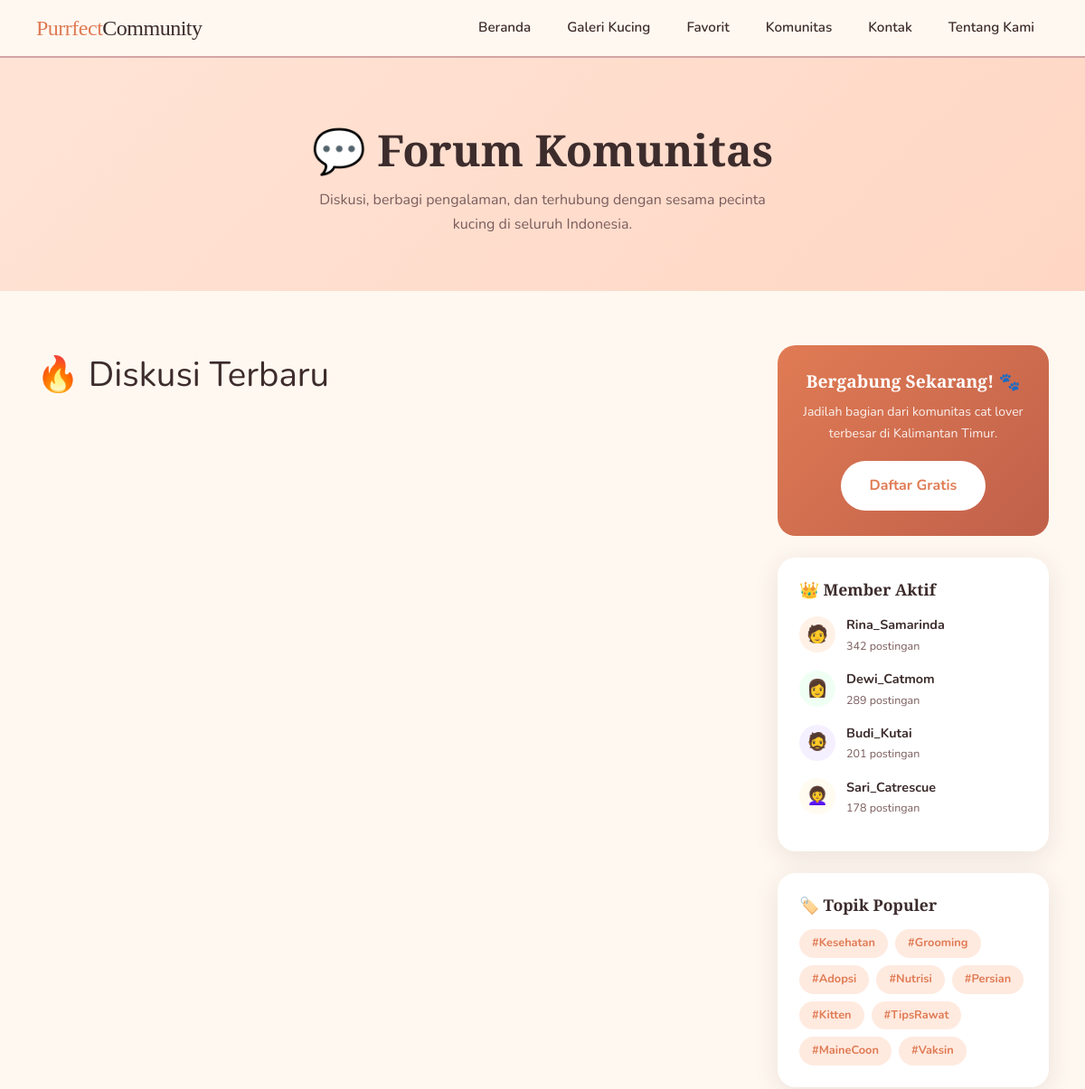
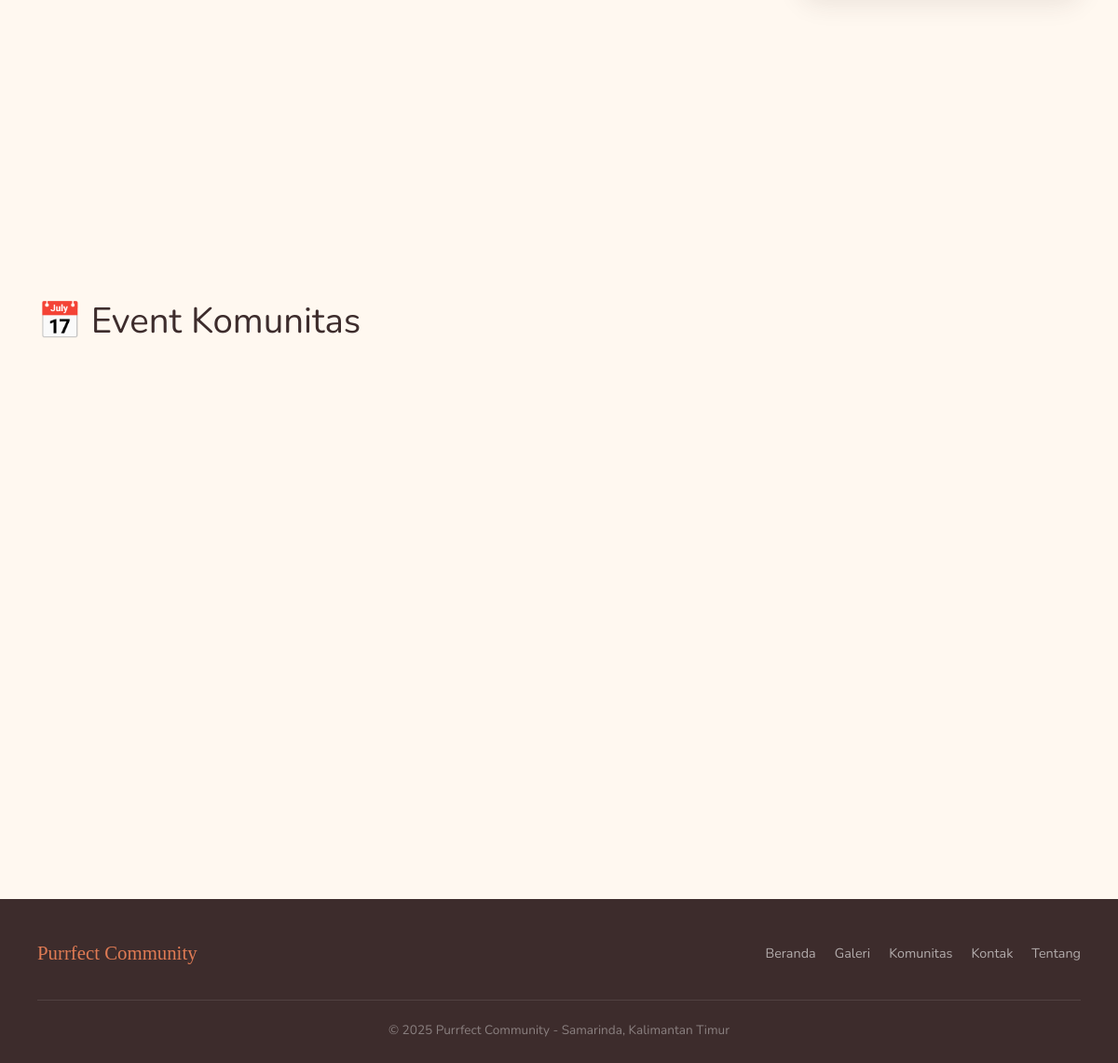
The app's page /komunitas with its own data (2 pictures, top to bottom).
### tables this page shows
CREATE TABLE IF NOT EXISTS members (
  id INT AUTO_INCREMENT PRIMARY KEY,
  name VARCHAR(80) NOT NULL,
  avatar_emoji VARCHAR(10) NOT NULL,
  avatar_bg VARCHAR(20) NOT NULL,
  posts_count INT NOT NULL DEFAULT 0,
  sort_order INT NOT NULL DEFAULT 0
);

CREATE TABLE IF NOT EXISTS topic_tags (
  id INT AUTO_INCREMENT PRIMARY KEY,
  tag VARCHAR(40) NOT NULL,
  sort_order INT NOT NULL DEFAULT 0
);

### app/views/user/layouts/main.php (called while the page is built)
<?php
$viewFile = BASE_PATH . '/app/views/' . $view . '.php';
require BASE_PATH . '/app/views/user/layouts/header.php';
require $viewFile;
require BASE_PATH . '/app/views/user/layouts/footer.php';

### app/controllers/KomunitasController.php (called while the page is built, shortened)
<?php
require_once BASE_PATH . '/app/core/Controller.php';
class KomunitasController extends Controller
{
    private KomunitasModel $model;
    public function __construct()
    {
        global $koneksi;
        $this->model = new KomunitasModel($koneksi);
    }
    public function index(): void
    {
        $this->view('user/komunitas/index', [
            'title' => 'Komunitas - Purrfect Community',
            'threads' => $this->model->getThreads(),
            'events' => $this->model->getEvents(),
            'members' => $this->model->getMembers(),
            'topicTags' => $this->model->getTags(),
        ]);
    }
}

### app/core/Router.php (called while the page is built, shortened)
<?php
class Router
{
    private array $routes = [];
    public function get(string $path, string $action): void
    {
        $this->routes['GET'][$path] = $action;
    }
    public function post(string $path, string $action): void
    {
        $this->routes['POST'][$path] = $action;
    }
    public function dispatch(): void
    {
        $method = $_SERVER['REQUEST_METHOD'] ?? 'GET';
        $url = parse_url($_SERVER['REQUEST_URI'] ?? '/', PHP_URL_PATH) ?: '/';
        $url = trim($url, '/');
        $url = $url === '' ? '/' : '/' . $url;
        $action = $this->routes[$method][$url] ?? null;
        [$controllerName, $methodAction] = explode('@', $action);
        $controller = new $controllerName();
        $controller->$methodAction();
    }
}

### public/index.php (called while the page is built, shortened)
<?php
require_once BASE_PATH . '/app/core/Router.php';
require_once BASE_PATH . '/app/core/Controller.php';
$router = new Router();
try {
    $router->dispatch();
} catch (Throwable $e) {
    ErrorHandler::handleException($e);
}

### app/core/Model.php (called while the page is built, shortened)
<?php
class Model
{
    protected mysqli $db;
    public function __construct(mysqli $db)
    {
        $this->db = $db;
    }
    protected function fetchAll(string $sql, string $types = '', array $params = []): array
    {
        $stmt = $this->db->prepare($sql);
        $stmt->execute();
        $result = $stmt->get_result();
        $rows = $result ? $result->fetch_all(MYSQLI_ASSOC) : [];
        return $rows;
    }
}

### app/models/KomunitasModel.php (called while the page is built, shortened)
<?php
require_once BASE_PATH . '/app/core/Model.php';
class KomunitasModel extends Model
{
    public function getMembers(): array
    {
        return $this->fetchAll("SELECT id, name, avatar_emoji, avatar_bg, posts_count FROM members ORDER BY sort_order ASC, id ASC");
    }
    public function getTags(): array
    {
        return $this->fetchAll("SELECT id, tag FROM topic_tags ORDER BY sort_order ASC, id ASC");
    }
}

### app/views/user/komunitas/index.php (the view, shortened to what this page needs)
<div class="page-hero">
  <h1>💬 Forum Komunitas</h1>
  <p>Diskusi, berbagi pengalaman, dan terhubung dengan sesama pecinta kucing di seluruh Indonesia.</p>
</div>
<div class="content-wrap">
  <div class="main-col">
    <div class="section-title">🔥 Diskusi Terbaru</div>
    <div class="thread-list">
    </div>
    <div class="section-title" style="margin-top:56px;">📅 Event Komunitas</div>
    <div class="event-cards">
    </div>
  </div>
  <div class="side-col">
    <div class="join-card">
      <h3>Bergabung Sekarang! 🐾</h3>
      <p>Jadilah bagian dari komunitas cat lover terbesar di Kalimantan Timur.</p>
      <a href="<?= BASE_URL ?>/kontak" class="btn btn-light">Daftar Gratis</a>
    </div>
    <div class="side-widget" style="margin-top:24px;">
      <h3>👑 Member Aktif</h3>
      <?php foreach ($members as $m): ?>
        <div class="member-item">
          <div class="member-avatar" style="background:<?= htmlspecialchars((string)($m['avatar_bg'] ?? ''), ENT_QUOTES, 'UTF-8') ?>">
            <?= htmlspecialchars((string)($m['avatar_emoji'] ?? ''), ENT_QUOTES, 'UTF-8') ?>
          </div>
          <div>
            <div class="member-name"><?= htmlspecialchars((string)($m['name'] ?? ''), ENT_QUOTES, 'UTF-8') ?></div>
            <div class="member-posts"><?= htmlspecialchars((string)($m['posts_count'] ?? 0), ENT_QUOTES, 'UTF-8') ?> postingan</div>
          </div>
        </div>
      <?php endforeach; ?>
    </div>
    <div class="side-widget">
      <h3>🏷️ Topik Populer</h3>
      <div class="tag-cloud">
        <?php foreach ($topicTags as $tag): ?>
          <span class="tag"><?= htmlspecialchars((string)($tag['tag'] ?? ''), ENT_QUOTES, 'UTF-8') ?></span>
        <?php endforeach; ?>
      </div>
    </div>
  </div>
</div>

### app/core/Controller.php (shortened to what this page needs)
<?php
class Controller
{
    public function view(string $view, array $data = [], bool $useLayout = true): void
    {
        extract($data);
        if (strpos($view, 'admin/') === 0) {
            require BASE_PATH . '/app/views/admin/layouts/main.php';
        } else {
            require BASE_PATH . '/app/views/user/layouts/main.php';
        }
    }
}

### app/views/user/layouts/header.php (shortened to what this page needs)
<!DOCTYPE html>
<html lang="id">
<head>
  <link rel="stylesheet" href="<?= BASE_URL ?>/assets/css/style.css">
</head>
<body>
<nav>
  <a href="<?= BASE_URL ?>/" class="logo">Purrfect<span>Community</span></a>
  <ul class="nav-links" id="navLinks">
    <li><a href="<?= BASE_URL ?>/">Beranda</a></li>
    <li><a href="<?= BASE_URL ?>/galeri">Galeri Kucing</a></li>
    <li><a href="<?= BASE_URL ?>/favorit">Favorit</a></li>
    <li><a href="<?= BASE_URL ?>/komunitas">Komunitas</a></li>
    <li><a href="<?= BASE_URL ?>/kontak">Kontak</a></li>
    <li><a href="<?= BASE_URL ?>/tentang">Tentang Kami</a></li>
  </ul>
</nav>

### app/views/user/layouts/footer.php (shortened to what this page needs)
<?php if (($view ?? '') === 'user/beranda/index'): ?>
<footer>
  <div class="footer-grid">
    <div class="footer-col">
      <h4>Purrfect Community</h4>
      <p>Komunitas pecinta kucing yang aktif, ramah, dan penuh kasih sayang sejak 2022.</p>
    </div>
    <div class="footer-col">
      <h4>Navigasi</h4>
      <a href="<?= BASE_URL ?>/">Beranda</a>
      <a href="<?= BASE_URL ?>/galeri">Galeri Kucing</a>
      <a href="<?= BASE_URL ?>/komunitas">Komunitas</a>
      <a href="<?= BASE_URL ?>/kontak">Kontak</a>
      <a href="<?= BASE_URL ?>/tentang">Tentang Kami</a>
    </div>
    <div class="footer-col">
      <h4>Topik</h4>
      <a href="#">Kesehatan Kucing</a>
      <a href="#">Nutrisi & Makanan</a>
      <a href="#">Ras Kucing</a>
      <a href="#">Grooming</a>
    </div>
    <div class="footer-col">
      <h4>Kontak</h4>
      <p>Email: hello@purrfect.id</p>
      <p>Lokasi: Samarinda, Kalimantan Timur</p>
      <p>@purrfect.community</p>
    </div>
  </div>
  <div class="footer-bottom">&copy; 2025 Purrfect Community - Dibuat dengan cinta untuk para cat lover</div>
</footer>
<?php else: ?>
<footer class="compact">
  <div class="footer-logo">Purrfect Community</div>
  <div class="footer-links">
    <a href="<?= BASE_URL ?>/">Beranda</a>
    <a href="<?= BASE_URL ?>/galeri">Galeri</a>
    <a href="<?= BASE_URL ?>/komunitas">Komunitas</a>
    <a href="<?= BASE_URL ?>/kontak">Kontak</a>
    <a href="<?= BASE_URL ?>/tentang">Tentang</a>
  </div>
  <div class="footer-bottom">&copy; 2025 Purrfect Community - Samarinda, Kalimantan Timur</div>
</footer>
<?php endif; ?>
</body>
</html>

### public/assets/css/style.css (style rules this page uses)
*, *::before, *::after { box-sizing: border-box; margin: 0; padding: 0; }
:root { --cream: #FFF8F0; --orange: #E07B54; --rose: #D4A5A5; --sage: #7FAD7C; --dark: #3D2C2C; --mid: #7A5C5C; --card-bg: #FFFFFF; --shadow: 0 6px 28px rgba(61, 44, 44, .10); }
html { scroll-behavior: smooth; }
body { font-family: 'Nunito', sans-serif; background: var(--cream); color: var(--dark); line-height: 1.7; }
h1, h2, h3, h4 { font-family: 'Playfair Display', serif; line-height: 1.25; }
a { text-decoration: none; }
nav { position: sticky; top: 0; z-index: 999; background: rgba(255, 248, 240, .92); backdrop-filter: blur(12px); border-bottom: 2px solid var(--rose); padding: 0 40px; display: flex; align-items: center; justify-content: space-between; height: 64px; }
.logo { font-family: 'Playfair Display', serif; font-size: 1.5rem; color: var(--orange); text-decoration: none; letter-spacing: -.5px; }
.logo span { color: var(--dark); }
.nav-links { display: flex; gap: 8px; list-style: none; }
.nav-links a { text-decoration: none; font-weight: 600; font-size: .95rem; color: var(--dark); padding: 8px 16px; border-radius: 30px; transition: background .25s, color .25s; }
.page-hero { background: linear-gradient(135deg, #FFE4D6 0%, #FFD6C4 100%); padding: 72px 40px 60px; text-align: center; }
.page-hero h1 { font-size: clamp(2rem, 5vw, 3rem); margin-bottom: 12px; }
.page-hero p { color: var(--mid); max-width: 500px; margin: 0 auto; }
.btn { padding: 14px 32px; border-radius: 50px; font-family: 'Nunito', sans-serif; font-weight: 700; font-size: 1rem; text-decoration: none; cursor: pointer; transition: transform .2s, box-shadow .2s; display: inline-block; border: none; }
.btn-light { background: #fff; color: var(--orange); }
.section-title { font-size: clamp(1.6rem, 3.5vw, 2.4rem); color: var(--dark); margin-bottom: 10px; }
footer { background: var(--dark); color: #fff; padding: 48px 40px 24px; }
footer.compact { padding: 40px 40px 24px; display: flex; flex-wrap: wrap; justify-content: space-between; align-items: center; gap: 24px; }
.footer-logo { font-family: 'Playfair Display', serif; font-size: 1.3rem; color: var(--orange); }
.footer-links { display: flex; gap: 20px; flex-wrap: wrap; }
.footer-links a { color: rgba(255, 255, 255, .6); text-decoration: none; font-size: .9rem; }
.footer-bottom { border-top: 1px solid rgba(255, 255, 255, .1); padding-top: 20px; text-align: center; font-size: .85rem; color: rgba(255, 255, 255, .4); }
footer.compact .footer-bottom { width: 100%; margin-top: 8px; }
.content-wrap { display: flex; gap: 32px; padding: 60px 40px 80px; align-items: flex-start; }
.main-col { flex: 1; }
.side-col { width: 300px; flex-shrink: 0; }
.thread-list { display: flex; flex-direction: column; gap: 16px; }
.event-cards { display: flex; flex-wrap: wrap; gap: 20px; margin-top: 24px; }
.side-widget { background: var(--card-bg); border-radius: 20px; padding: 24px; box-shadow: var(--shadow); margin-bottom: 24px; }
.side-widget h3 { font-family: 'Playfair Display', serif; font-size: 1.1rem; margin-bottom: 16px; color: var(--dark); }
.member-item { display: flex; align-items: center; gap: 12px; margin-bottom: 14px; }
.member-avatar { width: 40px; height: 40px; border-radius: 50%; display: flex; align-items: center; justify-content: center; font-size: 1.2rem; }
.member-name { font-weight: 700; font-size: .9rem; }
.member-posts { font-size: .78rem; color: var(--mid); }
.tag-cloud { display: flex; flex-wrap: wrap; gap: 8px; }
.tag { padding: 5px 14px; border-radius: 20px; background: #FFEAE0; color: var(--orange); font-size: .8rem; font-weight: 700; cursor: pointer; transition: .2s; }
.join-card { background: linear-gradient(135deg, var(--orange), #C0604A); border-radius: 20px; padding: 28px; color: #fff; text-align: center; }
.join-card h3 { font-family: 'Playfair Display', serif; font-size: 1.2rem; margin-bottom: 10px; }
.join-card p { opacity: .9; font-size: .88rem; margin-bottom: 18px; }
:root { --ring: rgba(224, 123, 84, .22); }
.card, .cat-card, .thread-card, .event-card, .info-card, .social-card, .side-widget, .faq-item, .tip-card, .value-card, .team-card, .tl-content { transition: transform .25s ease, box-shadow .25s ease, outline-color .2s ease, filter .2s ease; }

### records on screen
members: avatar_emoji "🧑", name "Rina_Samarinda", posts_count "342"
members: avatar_emoji "👩", name "Dewi_Catmom", posts_count "289"
members: avatar_emoji "🧔", name "Budi_Kutai", posts_count "201"
members: avatar_emoji "👩‍🦱", name "Sari_Catrescue", posts_count "178"
topic_tags: tag "#Kesehatan"
topic_tags: tag "#Grooming"
topic_tags: tag "#Adopsi"
topic_tags: tag "#Nutrisi"
topic_tags: tag "#Persian"
topic_tags: tag "#Kitten"
topic_tags: tag "#TipsRawat"
topic_tags: tag "#MaineCoon"
topic_tags: tag "#Vaksin"
